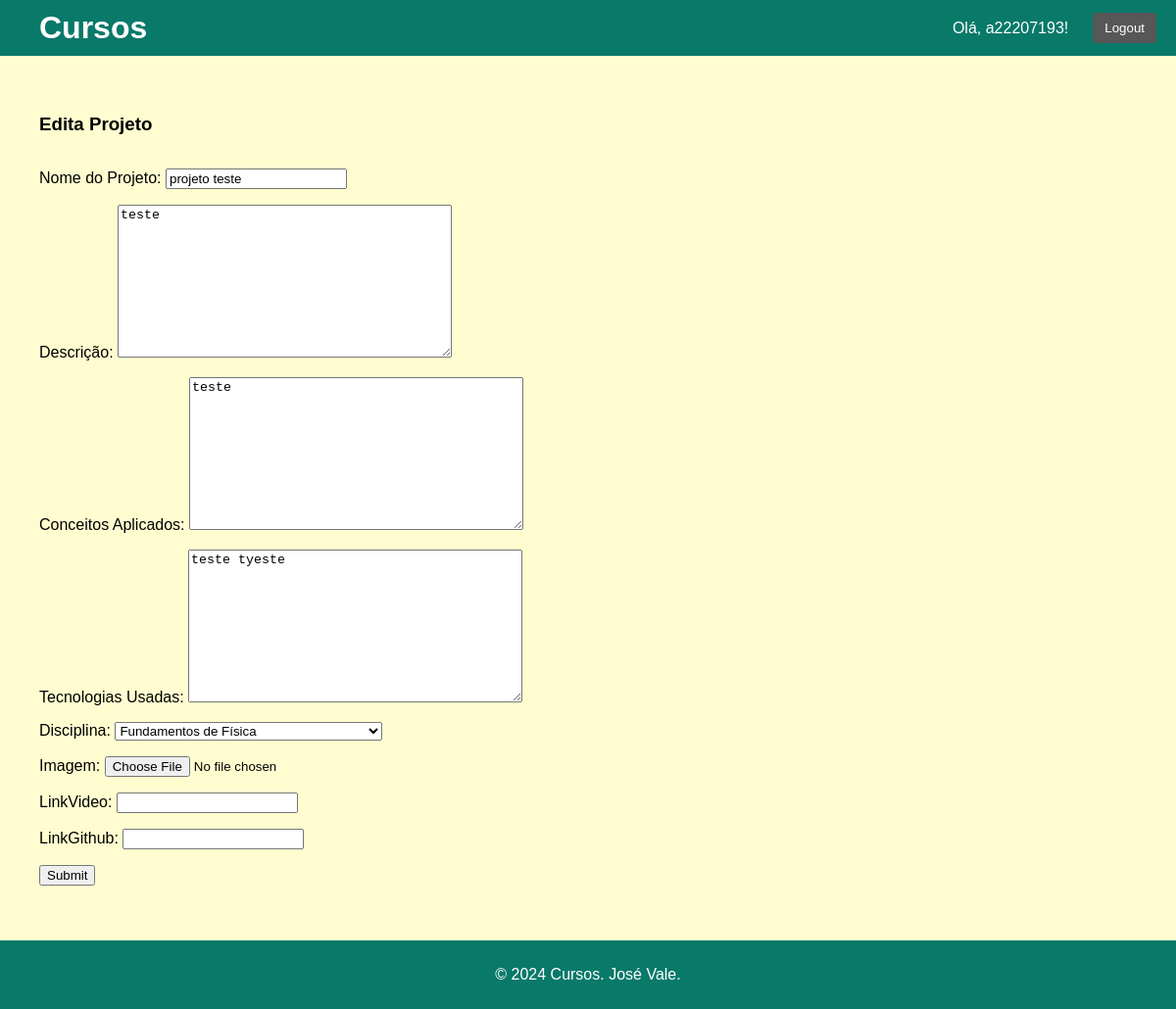
Page /cursos/edita_projeto/3/ (signed in) on the committed database.
### cursos/models.py (models this page shows, shortened)
class Projeto(models.Model):
    nome = models.CharField(max_length=150)
    descricao = models.TextField()
    conceitosAplicados = models.TextField()
    tecnologiasUsadas = models.TextField()
    disciplina = models.OneToOneField(Disciplina, on_delete=models.CASCADE)
    imagem = models.ImageField(upload_to='projeto_images', null=True, blank=True)
    linkVideo = models.URLField(null=True, blank=True)
    linkGithub = models.URLField(null=True, blank=True)

class Disciplina(models.Model):
    nome = models.CharField(max_length=100)
    ano = models.IntegerField()
    semestre = models.CharField(max_length=20)
    ects = models.IntegerField()
    curricularIUnitCode = models.CharField(max_length=100)
    areaCientifica = models.ForeignKey(AreaCientifica, on_delete=models.CASCADE)
    curso = models.ForeignKey(Curso, on_delete=models.CASCADE)
    def __str__(self):
        return self.nome

### cursos/views.py (the view)
# urls.py: path('edita_projeto/<int:projeto_id>/', views.edita_projeto_view, name="edita_projeto_url"),
@group_required('Editor de Cursos', 'Admin')
def edita_projeto_view(request, projeto_id):
    projeto = Projeto.objects.get(pk=projeto_id)
    disciplina = projeto.disciplina
    if request.method == 'POST':
        form = projetoForm(request.POST, request.FILES, instance=projeto)
        if form.is_valid():
            form.save()
            return redirect('cursos:projeto_url', projeto.nome)
    else:
        form = projetoForm(instance=projeto)
    context = {'form': form, 'projeto': projeto, 'disciplina': disciplina}
    return render(request, 'cursos/edita_projeto.html', context)

### cursos/forms.py
class projetoForm(forms.ModelForm):
  class Meta:
    model = Projeto
    fields = '__all__'
    widgets = {
      'title': forms.TextInput(attrs={
          'placeholder':'Título da música',
      })
    }
    labels = {
      'nome': 'Nome do Projeto',
      'descricao': 'Descrição',
      'conceitosAplicados': 'Conceitos Aplicados',
      'tecnologiasUsadas': 'Tecnologias Usadas',
      'disciplina': 'Disciplina',
    }
    help_texts = {
        }

### cursos/views.py (called while the page is built)
def group_required(*group_names):
    def in_groups(user):
        if user.is_authenticated:
            if bool(user.groups.filter(name__in=group_names)) | user.is_superuser:
                return True
        raise PermissionDenied
    return user_passes_test(in_groups)

### cursos/templates/cursos/edita_projeto.html (shortened to what this page needs)
{% extends 'cursos/layout.html' %}
{% block content %}
    <h3>Edita Projeto</h3>
    <form action="{% url 'cursos:edita_projeto_url' projeto.id %}" method="post" enctype='multipart/form-data'>
      {{ form.as_p }}
      <input type="submit">
    </form>
{% endblock %}

### cursos/templates/cursos/layout.html (shortened to what this page needs)
<html lang="pt">
<head>
    {% load static %}
    <link rel="stylesheet" href="{% static 'cursos/styles.css' %}">
</head>
<body>
    <header>
        <h1 id="user-links"><a href="{% url 'cursos:homecursos_url' %}">Cursos</a></h1>
        <div id="user-links">
            {% if user.is_authenticated %}
                <span>Olá, {{ user.username }}!</span>
                <a href="{% url 'cursos:logout' %}"><button>Logout</button></a>
            {% else %}
                <a href="{% url 'cursos:login' %}"><button>Login</button></a>
                <a href="{% url 'cursos:registo' %}"><button>Register</button></a>
            {% endif %}
        </div>
    </header>
    <main>
        {% block content %}
        {% endblock %}
    </main>
    <footer>
            <p>© 2024 Cursos. José Vale.</p>
    </footer>
</body>
</html>

### cursos/static/cursos/styles.css (style rules this page uses)
body { margin: 0; font-family: 'Montserrat', sans-serif; background-color: #fffdd0; display: flex; flex-direction: column; min-height: 100vh; }
header { background-color: #097969; color: white; padding: 10px 20px; display: flex; justify-content: space-between; align-items: center; }
header h1 { margin: 0; }
header h1 a { text-decoration: none; color: white; }
#user-links { display: flex; align-items: center; }
#user-links span { margin-right: 15px; }
#user-links button { background-color: #575757; color: white; border: none; padding: 8px 12px; border-radius: 4px; cursor: pointer; margin-left: 10px; }
main { flex: 1; display: flex; flex-direction: column; padding: 20px; }
footer { background-color: #097969; color: white; text-align: center; padding: 10px 20px; }
@media (min-width: 600px) { main { padding: 40px; } }
@media (min-width: 600px) { header h1 { margin-left: 20px; } }
@media (min-width: 768px) { header { justify-content: space-between; } }

### rows in the picture
Projeto: nome "projeto teste", descricao "teste", conceitosAplicados "teste", tecnologiasUsadas "teste tyeste", disciplina "Fundamentos de Física"

### other values in the picture
{{ user.username }} "a22207193"
